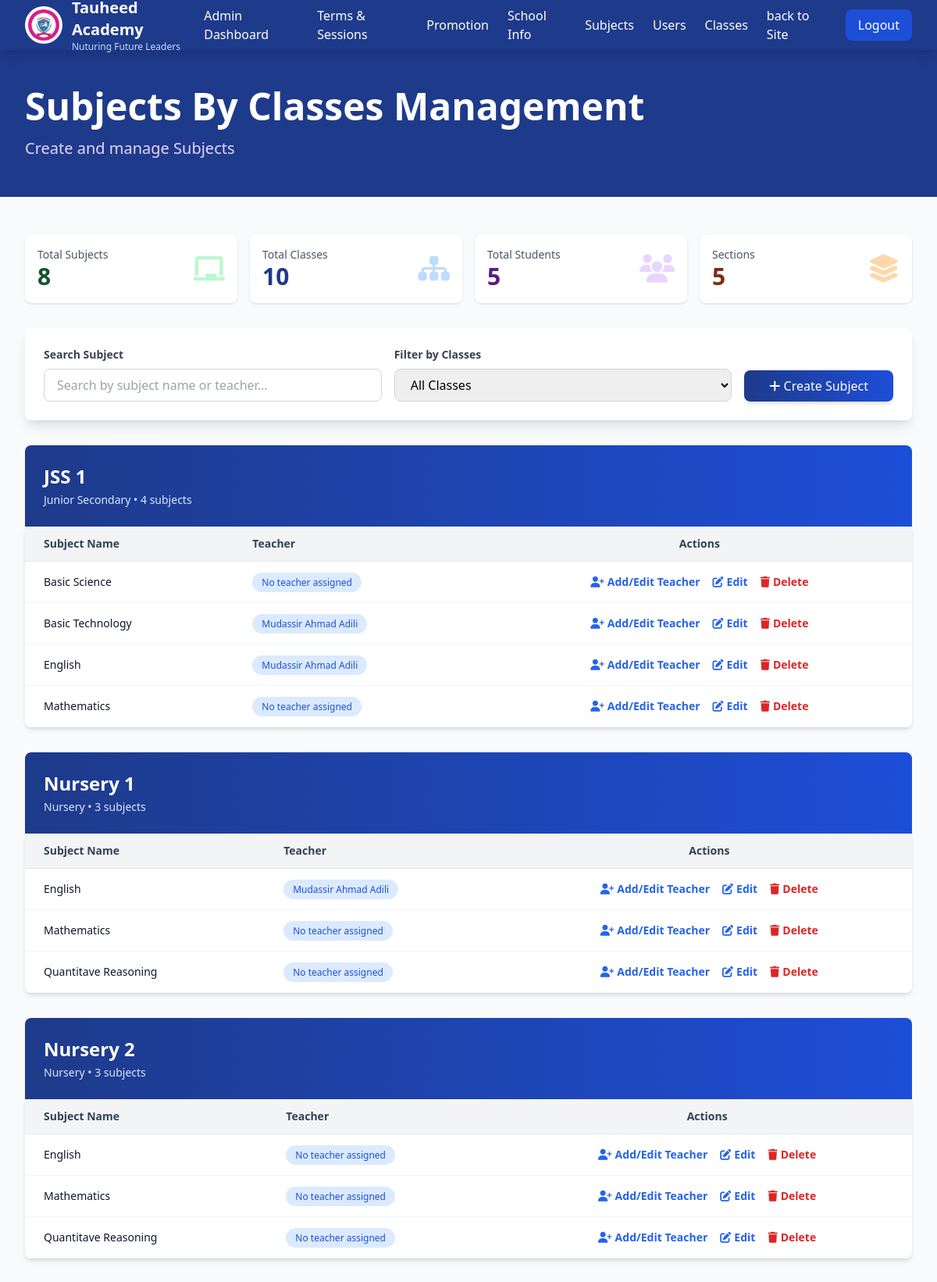
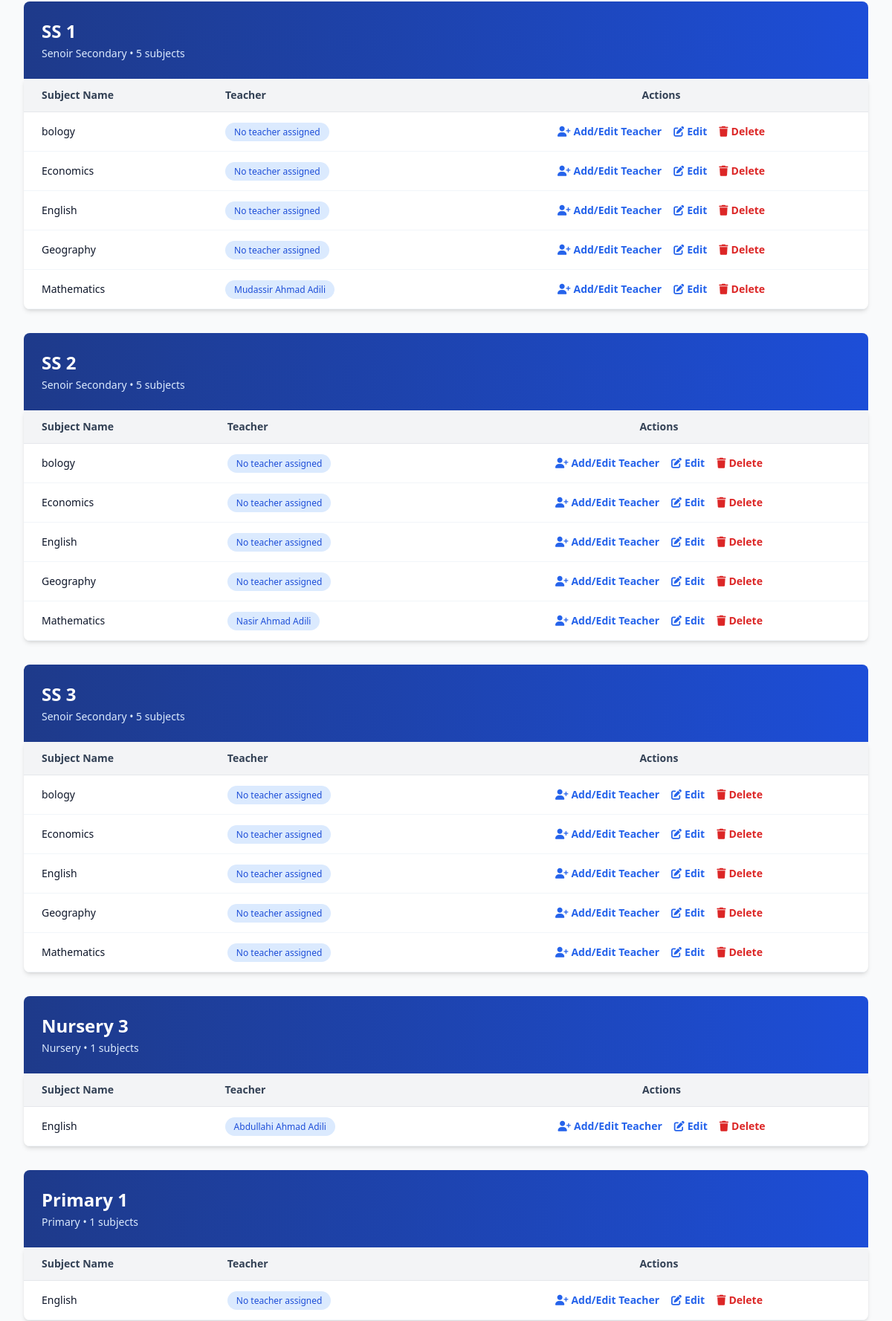
Page /pages/admin/subjects-management/index.php (upper part) on the committed database (2 pictures, top to bottom).
### tables this page shows
CREATE TABLE `schools` (
  `id` int(11) NOT NULL,
  `name` varchar(150) NOT NULL,
  `motto` varchar(255) DEFAULT NULL,
  `address` varchar(255) DEFAULT NULL,
  `phone` varchar(20) DEFAULT NULL,
  `email` varchar(100) DEFAULT NULL,
  `whatsapp_number` varchar(20) DEFAULT NULL,
  `facebook` varchar(255) DEFAULT NULL,
  `twitter` varchar(255) DEFAULT NULL,
  `instagram` varchar(255) DEFAULT NULL,
  `logo_path` varchar(255) DEFAULT NULL,
  `created_at` timestamp NOT NULL DEFAULT current_timestamp(),
  `updated_at` timestamp NOT NULL DEFAULT current_timestamp() ON UPDATE current_timestamp()
);

CREATE TABLE `classes` (
  `id` int(11) NOT NULL,
  `section_id` int(11) NOT NULL,
  `name` varchar(100) NOT NULL,
  `created_at` timestamp NOT NULL DEFAULT current_timestamp(),
  `updated_at` timestamp NOT NULL DEFAULT current_timestamp() ON UPDATE current_timestamp(),
  `level` int(11) NOT NULL
);

CREATE TABLE `subjects` (
  `id` int(11) NOT NULL,
  `name` varchar(100) NOT NULL,
  `created_at` timestamp NOT NULL DEFAULT current_timestamp(),
  `updated_at` timestamp NOT NULL DEFAULT current_timestamp() ON UPDATE current_timestamp()
);

CREATE TABLE `teachers` (
  `id` int(11) NOT NULL,
  `name` varchar(100) NOT NULL,
  `email` varchar(100) NOT NULL,
  `phone` varchar(20) DEFAULT NULL,
  `address` varchar(255) DEFAULT NULL,
  `qualification` varchar(150) DEFAULT NULL,
  `staff_no` varchar(50) DEFAULT NULL,
  `status` enum('active','inactive') DEFAULT 'active',
  `picture_path` varchar(255) DEFAULT NULL,
  `password` varchar(255) NOT NULL,
  `reset_token` varchar(50) DEFAULT NULL,
  `created_at` timestamp NOT NULL DEFAULT current_timestamp(),
  `updated_at` timestamp NOT NULL DEFAULT current_timestamp() ON UPDATE current_timestamp(),
  `gender` enum('male','female') DEFAULT 'male',
  `experience` varchar(255) DEFAULT NULL
);

CREATE TABLE `sections` (
  `id` int(11) NOT NULL,
  `name` varchar(100) NOT NULL,
  `description` text DEFAULT NULL,
  `head_teacher_id` int(11) DEFAULT NULL,
  `created_at` timestamp NOT NULL DEFAULT current_timestamp(),
  `updated_at` timestamp NOT NULL DEFAULT current_timestamp() ON UPDATE current_timestamp()
);

### routes/functions.php (called while the page is built, shortened)
<?php
include(__DIR__ .  '/./web.php');
function route($name)
{
    global $routes;
    if (isset($routes[$name])) {
        return $routes[$name]['url'];
    }
    return '/tauheed-academy-project/';
}
function countDataTotal($table, $haveActivity = false)
{
    global $conn;
    $totalQuery = $conn->query("SELECT COUNT(*) AS total FROM $table");
    $total = $totalQuery->fetch_assoc()['total'];
    $total = number_format($total);
    return ['total' => $total];
}
function asset($path)
{
    return "/tauheed-academy-project/static/" . $path;
}

### routes/web.php (called while the page is built, shortened)
<?php
$baseUrl = BASE_URL;

### pages/admin/subjects-management/index.php (the view, shortened to what this page needs)
<?php
include(__DIR__ . '/../../../includes/header.php');
$stmt = $conn->prepare("
    SELECT
        classes.id AS class_id,
        classes.name AS class_name,
        subjects.id AS subject_id,
        subjects.name AS subject_name,
        teachers.id AS teacher_id,
        teachers.name AS teacher_name,
        sections.name AS section_name,
        class_subjects.id AS class_subject_id
    FROM classes
    LEFT JOIN class_subjects ON classes.id = class_subjects.class_id
    LEFT JOIN subjects ON class_subjects.subject_id = subjects.id
    LEFT JOIN teachers ON class_subjects.teacher_id = teachers.id
    LEFT JOIN sections ON classes.section_id = sections.id
    ORDER BY classes.id, subjects.name
");
$stmt->execute();
$result = $stmt->get_result();
$classes = [];
while ($row = $result->fetch_assoc()) {
    $classId = $row['class_id'];
    if (!isset($classes[$classId])) {
        $classes[$classId] = [
            'id' => $row['class_id'],
            'name' => $row['class_name'],
            'section_name' => $row['section_name'],
            'subjects' => []
        ];
    }
    if ($row['subject_id']) {
        $classes[$classId]['subjects'][] = [
            'class_subject_id' => $row['class_subject_id'],
            'id' => $row['subject_id'],
            'name' => $row['subject_name'],
            'teacher' => $row['teacher_name'] ?: 'No teacher assigned'
        ];
    }
}
$classes = array_values($classes);
$totalSubjects = countDataTotal('subjects')['total'];
$totalStudents = countDataTotal('students')['total'];
$totalSections = countDataTotal('sections')['total'];
$totalClasses = countDataTotal('classes')['total'];
?>
<body class="bg-slate-50">
    <?php include(__DIR__ . '/../includes/admins-section-nav.php') ?>
    <section class="bg-blue-900 text-white py-12">
        <div class="max-w-7xl mx-auto px-4 sm:px-6 lg:px-8">
            <h1 class="text-4xl md:text-5xl font-bold mb-4">Subjects By Classes Management</h1>
            <p class="text-xl text-purple-200">Create and manage Subjects</p>
        </div>
    </section>
    <section class="py-12 bg-gray-50">
        <div class="max-w-7xl mx-auto px-4 sm:px-6 lg:px-8 pb-12">
            <div class="grid grid-cols-1 md:grid-cols-4 gap-4 mb-8">
                <div class="bg-white rounded-lg shadow p-4">
                    <div class="flex items-center justify-between">
                        <div>
                            <p class="text-gray-600 text-sm">Total Subjects</p>
                            <p class="text-3xl font-bold text-green-900"><?= $totalSubjects ?></p>
                        </div>
                        <i class="fas fa-chalkboard text-4xl text-green-200"></i>
                    </div>
                </div>
                <div class="bg-white rounded-lg shadow p-4">
                    <div class="flex items-center justify-between">
                        <div>
                            <p class="text-gray-600 text-sm">Total Classes</p>
                            <p class="text-3xl font-bold text-blue-900"><?= $totalClasses ?></p>
                        </div>
                        <i class="fas fa-sitemap text-4xl text-blue-200"></i>
                    </div>
                </div>
                <div class="bg-white rounded-lg shadow p-4">
                    <div class="flex items-center justify-between">
                        <div>
                            <p class="text-gray-600 text-sm">Total Students</p>
                            <p class="text-3xl font-bold text-purple-900"><?= $totalStudents ?></p>
                        </div>
                        <i class="fas fa-users text-4xl text-purple-200"></i>
                    </div>
                </div>
                <div class="bg-white rounded-lg shadow p-4">
                    <div class="flex items-center justify-between">
                        <div>
                            <p class="text-gray-600 text-sm">Sections</p>
                            <p class="text-3xl font-bold text-orange-900"><?= $totalSections ?></p>
                        </div>
                        <i class="fas fa-layer-group text-4xl text-orange-200"></i>
                    </div>
                </div>
            </div>
            <div class="mb-8 bg-white rounded-lg shadow-lg p-6">
                <div class="flex flex-col md:flex-row gap-4">
                    <div class="flex-1">
                        <label for="searchInput" class="block text-sm font-semibold text-gray-700 mb-2">Search Subject</label>
                        <input type="text" id="searchInput" placeholder="Search by subject name or teacher..." class="w-full px-4 py-2 border border-gray-300 rounded-lg focus:outline-none focus:ring-2 focus:ring-green-900">
                    </div>
                    <div class="flex-1">
                        <label for="subjectFilter" class="block text-sm font-semibold text-gray-700 mb-2">Filter by Classes</label>
                        <select id="subjectFilter" class="w-full px-4 py-2 border border-gray-300 rounded-lg focus:outline-none focus:ring-2 focus:ring-green-900">
                            <option value="">All Classes</option>
                        </select>
                    </div>
                    <div class="flex items-end">
                        <a href="<?= route('create-subject') ?>" class="bg-gradient-to-r from-blue-900 to-blue-700 hover:from-blue-700 hover:to-blue-700 text-white font-medium px-8 py-2 rounded-lg transition shadow-md">
                            <i class="fas fa-plus"></i> Create Subject
                        </a>
                    </div>
                </div>
            </div>
            <?php foreach ($classes as $class):            ?>
                <div class="mb-8 class-group" data-class-name="<?= strtolower($class['name']) ?>">
                    <div class="mb-8">
                        <div class="bg-gradient-to-r from-blue-900 to-blue-700 text-white rounded-t-lg p-6 mb-0">
                            <div class="flex items-center justify-between">
                                <div>
                                    <h2 class="text-2xl font-bold"><?= $class['name']; ?></h2>
                                    <p class="text-blue-100 text-sm mt-1"><?= $class['section_name']; ?> • <?= count($class['subjects']); ?> subjects</p>
                                </div>
                            </div>
                        </div>
                        <div class="bg-white rounded-b-lg shadow-md overflow-x-auto">
                            <table class="w-full">
                                <thead>
                                    <tr class="bg-gray-100 border-b">
                                        <th class="px-6 py-3 text-left text-sm font-semibold text-slate-700">Subject Name</th>
                                        <th class="px-6 py-3 text-left text-sm font-semibold text-slate-700">Teacher</th>
                                        <th class="px-6 py-3 text-center text-sm font-semibold text-slate-700">Actions</th>
                                    </tr>
                                </thead>
                                <tbody>
                                    <?php foreach ($class['subjects'] as $subject) :   ?>
                                        <tr
                                            class="border-b border-slate-100 hover:bg-blue-50 transition subject-row"
                                            data-subject-name="<?= strtolower($subject['name']); ?>"
                                            data-teacher-name="<?= strtolower($subject['teacher']); ?>"
                                            data-class-name="<?= strtolower($class['name']); ?>">
                                            <td class="px-6 py-4 text-sm font-medium text-slate-900"><?= $subject['name']; ?></td>
                                            <td class="px-6 py-4 text-sm text-slate-600">
                                                <span class="bg-blue-100 text-blue-700 px-3 py-1 rounded-full text-xs font-medium">
                                                    <?= $subject['teacher']; ?>
                                                </span>
                                            </td>
                                            <td class="px-6 py-4 text-sm text-slate-600">
                                                <div class="flex items-center justify-center gap-4">
                                                    <a href="<?= route('assing-subject-teacher') . '?id=' . $subject['class_subject_id'] ?>">
                                                        <button class="text-blue-600 hover:text-blue-900 font-semibold flex items-center gap-1">
                                                            <i class="fas fa-user-plus"></i> Add/Edit Teacher
                                                        </button>
                                                    </a>
                                                    <a href="<?= route('update-subject') . '?id=' . $subject['id'] ?>">
                                                        <button class="text-blue-600 hover:text-blue-900 font-semibold flex items-center gap-1">
                                                            <i class="fas fa-edit"></i> Edit
                                                        </button>
                                                    </a>
                                                    <a href="">
                                                        <button class="text-red-600 hover:text-red-900 font-semibold flex items-center gap-1">
                                                            <i class="fas fa-trash"></i> Delete
                                                        </button>
                                                    </a>
                                                </div>
                                            </td>
                                        </tr>
                                    <?php endforeach; ?>
                                </tbody>
                            </table>
                        </div>
                    </div>
                </div>
            <?php endforeach; ?>
        </div>
    </section>
</body>
</html>

### pages/admin/includes/admins-section-nav.php (shortened to what this page needs)
<nav class="bg-blue-900 text-white sticky top-0 z-50 shadow-lg">
    <div class="max-w-7xl mx-auto px-4 sm:px-6 lg:px-8">
        <div class="flex justify-between items-center h-16">
            <div class="flex items-center gap-3">
                <img src="<?=  asset('images/logo.png') ?>" alt="School Logo" class="h-12 w-12 rounded-full bg-white p-1">
                <div>
                    <h1 class="text-xl font-bold"><?= $school['name'] ?? 'Tauheed Academy' ?></h1>
                    <p class="text-xs text-blue-200"><?= $school['motto']; ?></p>
                </div>
            </div>
            <div class="hidden md:flex items-center gap-6">
                <a href="<?= route('admin-section'); ?>" class="hover:text-blue-300 transition">Admin Dashboard</a>
                <a href="<?= route('term-session-management'); ?>" class="hover:text-blue-300 transition">Terms & Sessions</a>
                <a href="<?= route('promotion'); ?>" class="hover:text-blue-300 transition">Promotion</a>
                <a href="<?= route('school-info') ?>" class="hover:text-blue-300 transition">School Info</a>
                <a href="<?= route('subjects-management') ?>" class="hover:text-blue-300 transition">Subjects</a>
                <a href="<?= route('users-management') ?>" class="hover:text-blue-300 transition">Users</a>
                <a href="<?= route('class-arm-section-management') ?>" class="hover:text-blue-300 transition">Classes</a>
                <a href="<?= route('home') ?>" class="hover:text-blue-300 transition">back to Site</a>
                <a href="<?= route('logout') ?>"> <button class="bg-blue-700 hover:bg-blue-800 px-4 py-2 rounded-lg transition">Logout</button></a>
            </div>
        </div>
    </div>
</nav>

### rows in the picture
schools: motto "Nuturing Future Leaders"
classes: subjects.name "Basic Science", teacher "No teacher assigned", subjects.name "Basic Technology", teachers.name "Mudassir Ahmad Adili", subjects.name "English", subjects.name "Mathematics"
classes: subjects.name "English", teachers.name "Mudassir Ahmad Adili", subjects.name "Mathematics", teacher "No teacher assigned", subjects.name "Quantitave Reasoning"
classes: subjects.name "English", teacher "No teacher assigned", subjects.name "Mathematics", subjects.name "Quantitave Reasoning"
classes: subjects.name "bology", teacher "No teacher assigned", subjects.name "Economics", subjects.name "English", subjects.name "Geography", subjects.name "Mathematics", teachers.name "Mudassir Ahmad Adili"
classes: subjects.name "bology", teacher "No teacher assigned", subjects.name "Economics", subjects.name "English", subjects.name "Geography", subjects.name "Mathematics", teachers.name "Nasir Ahmad Adili"
classes: subjects.name "bology", teacher "No teacher assigned", subjects.name "Economics", subjects.name "English", subjects.name "Geography", subjects.name "Mathematics"
classes: name "Nursery 3", section.name "Nursery", count($class['subjects']) "1", subjects.name "English", teachers.name "Abdullahi Ahmad Adili"
classes: name "Primary 1", section.name "Primary", count($class['subjects']) "1", subjects.name "English", teacher "No teacher assigned"

### other values in the picture
$totalSubjects "8"
$totalClasses "10"
$totalStudents "5"
$totalSections "5"
$class['name'] "JSS 1"
$class['section_name'] "Junior Secondary"
count($class['subjects']) "4"
$class['name'] "Nursery 1"
$class['section_name'] "Nursery"
count($class['subjects']) "3"
$class['name'] "Nursery 2"
$class['name'] "SS 1"
$class['section_name'] "Senoir Secondary"
count($class['subjects']) "5"
$class['name'] "SS 2"
